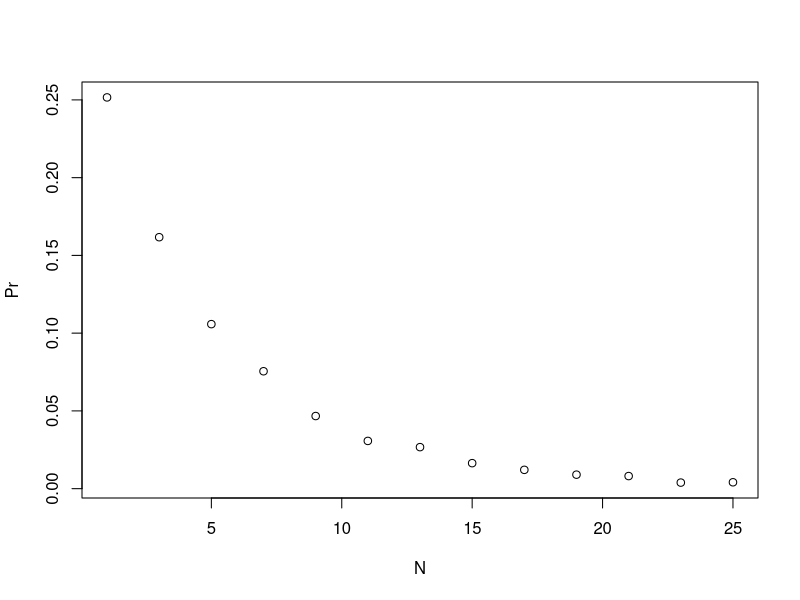

Source code (R):
##STATEMENT:

# Given a value 'p', the probability of winning the series for the underdog team B can be computed with the following function based on a Monte Carlo simulation:
prob_win <- function(N, p=0.75){
  B <- 10000
  result <- replicate(B, {
    b_win <- sample(c(1,0), N, replace = TRUE, prob = c(1-p, p))
    sum(b_win)>=(N+1)/2
  })
  mean(result)
}

# Assign the variable 'N' as the vector of series lengths. Use only odd numbers ranging from 1 to 25 games.


# Apply the 'prob_win' function across the vector of series lengths to determine the probability that team B will win. Call this object `Pr`.


# Plot the number of games in the series 'N' on the x-axis and 'Pr' on the y-axis.

##ANSWER

# Assign the variable 'N' as the vector of series lengths. Use only odd numbers ranging from 1 to 25 games.
N <- seq(1, 25, 2)

# Apply the 'prob_win' function across the vector of series lengths to determine the probability that team B will win. Call this object `Pr`.
Pr <- sapply(N, prob_win)

# Plot the number of games in the series 'N' on the x-axis and 'Pr' on the y-axis.
plot(N, Pr)
